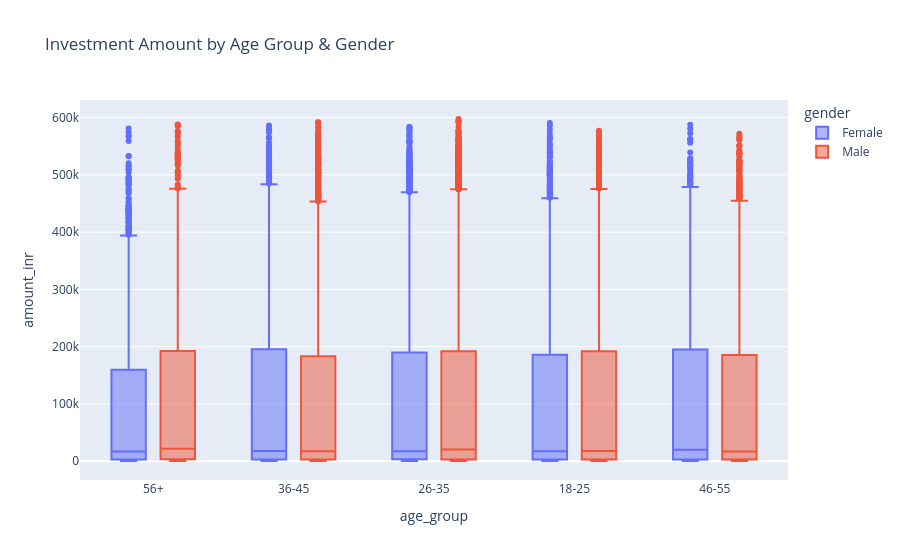

This figure's notebook cell:
### Code cell
import plotly.express as px

fig = px.box(
    demographics,
    x="age_group",
    y="amount_inr",
    color="gender",
    title="Investment Amount by Age Group & Gender"
)


fig.show()

### Figure 1 — Plotly figure (JSON) as saved in the notebook; plotly's stock layout.template omitted (floating-point values rounded to 4 significant figures; data arrays with more than 128 entries replaced by an {"elided": "..."} marker saying what was removed)
{"data": [{"alignmentgroup": "True", "hovertemplate": "gender=Female<br>age_group=%{x}<br>amount_inr=%{y}<extra></extra>", "legendgroup": "Female", "marker": {"color": "#636efa"}, "name": "Female", "notched": false, "offsetgroup": "Female", "orientation": "v", "showlegend": true, "type": "box", "x": {"elided": "10969 str values"}, "x0": " ", "xaxis": "x", "y": {"elided": "10969 int values"}, "y0": " ", "yaxis": "y"}, {"alignmentgroup": "True", "hovertemplate": "gender=Male<br>age_group=%{x}<br>amount_inr=%{y}<extra></extra>", "legendgroup": "Male", "marker": {"color": "#EF553B"}, "name": "Male", "notched": false, "offsetgroup": "Male", "orientation": "v", "showlegend": true, "type": "box", "x": {"elided": "21809 str values"}, "x0": " ", "xaxis": "x", "y": {"elided": "21809 int values"}, "y0": " ", "yaxis": "y"}], "layout": {"boxmode": "group", "legend": {"title": {"text": "gender"}, "tracegroupgap": 0}, "title": {"text": "Investment Amount by Age Group & Gender"}, "xaxis": {"anchor": "y", "domain": [0, 1], "title": {"text": "age_group"}}, "yaxis": {"anchor": "x", "domain": [0, 1], "title": {"text": "amount_inr"}}}}
